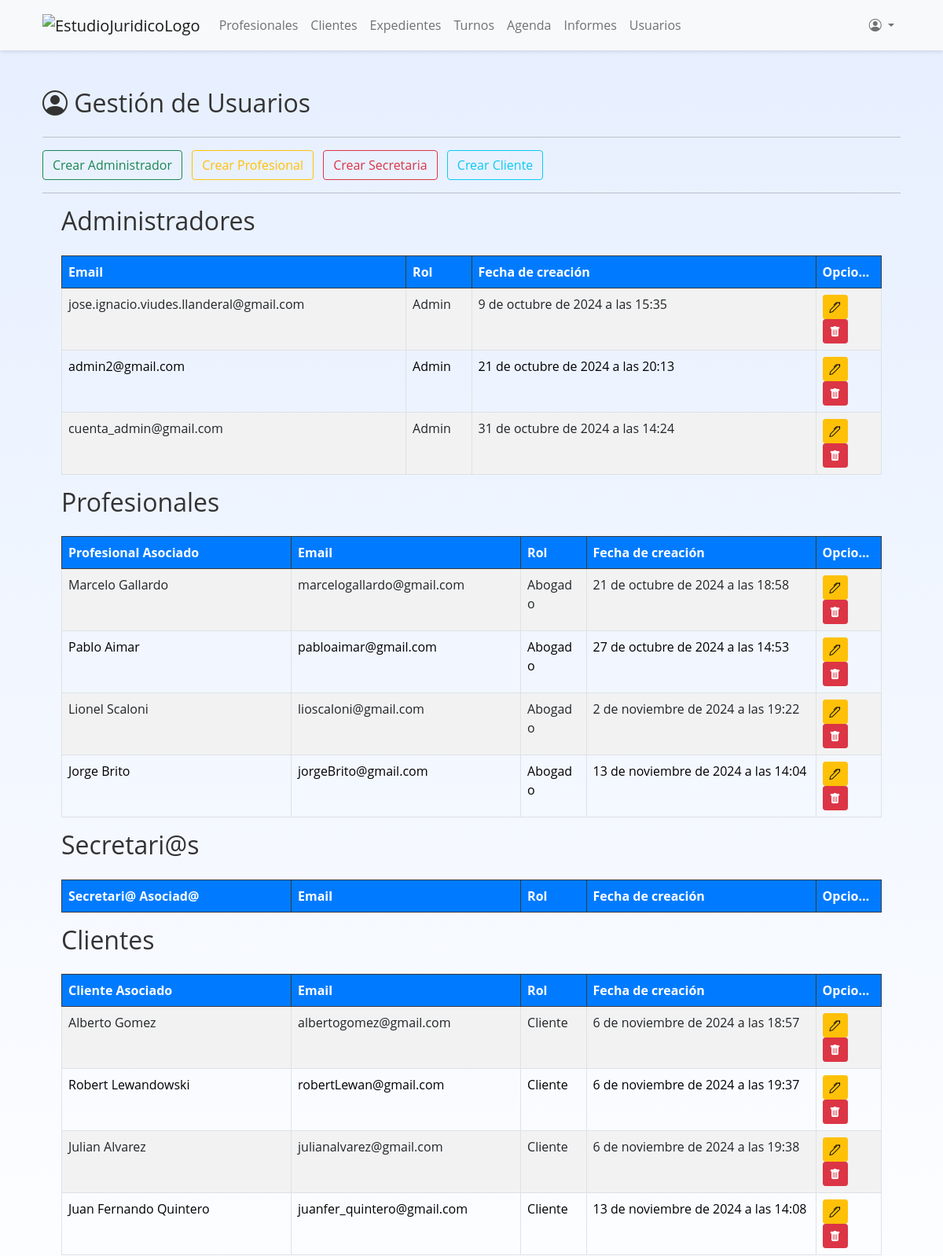
Page /usuarios/ (signed in, upper part) on the earlier database version.
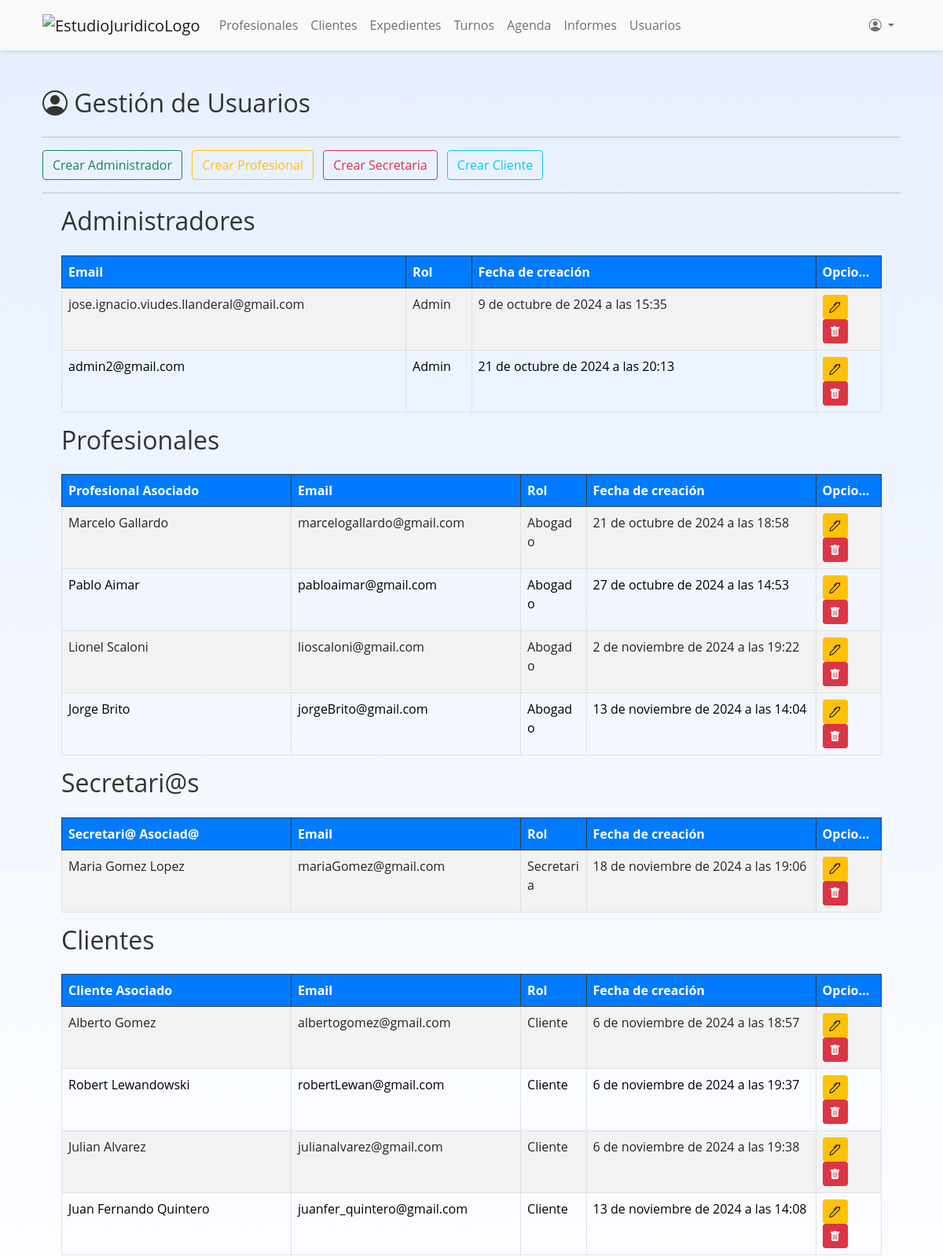
Same page on the later database version.
### usuarios/models.py (models this page shows, shortened)
class Usuario(AbstractUser):
    cliente = models.OneToOneField(Cliente, on_delete=models.CASCADE, null=True, blank=True)
    profesional = models.OneToOneField(Profesional, on_delete=models.CASCADE, null=True, blank=True)
    secretaria = models.OneToOneField(Secretaria, on_delete=models.CASCADE, null=True, blank=True)
    email = models.EmailField(unique=True, default=None)
    rol = models.CharField(max_length=15, choices=ROLES)
    fecha_ingreso = models.DateTimeField(auto_now_add=True, null=True)
    USERNAME_FIELD = 'email'
    REQUIRED_FIELDS = ['username']  # Puedes incluir otros campos si es necesario
    class Meta:
       ordering = ['fecha_ingreso']

### profesionales/models.py (models this page shows, shortened)
class Profesional(models.Model):
    nombre = models.CharField(max_length=60)
    apellido = models.CharField(max_length=60)
    dni = models.CharField('DNI', max_length=8, primary_key=True, unique=True, validators=[validar_dni])  # PK y de valor único
    idMatriculaProf = models.CharField('Nº de matricula del profesional', max_length=50, unique=True)
    foto = models.ImageField('Foto', upload_to='images/', null=True, blank=True)
    especialidad = models.CharField(max_length=200, choices=ESPECIALIDADES, null=True, blank=True)
    estado = models.BooleanField(default=True)
    fecha_ingreso = models.DateField('Fecha de ingreso')
    fecha_egreso = models.DateField('Fecha de egreso', null=True, blank=True)
    motivo_egreso = models.TextField('Motivo de egreso', max_length=250, null=True, blank=True)
    domicilio = models.CharField(max_length=250, null=True, blank=True)
    cod_postal = models.CharField('Codigo Postal', max_length=4, null=True, blank=True)
    telefono = models.CharField(max_length=10, null=True, validators=[validar_telefono])
    email = models.EmailField(max_length=250, null=True, blank=True)
    class Meta:
        verbose_name_plural = 'Profesionales'
    @property
    def full_name(self):
        return f"{self.nombre} {self.apellido}"

class Secretaria(models.Model):
    profesional = models.ForeignKey(Profesional, related_name='secretarias', on_delete=models.CASCADE)
    nombre = models.CharField(max_length=100)
    apellido = models.CharField(max_length=100)
    dni = models.CharField('DNI', max_length=8, primary_key=True, unique=True, validators=[validar_dni])
    foto = models.ImageField('Foto', upload_to='images/', null=True, blank=True)
    estado = models.BooleanField(default=True)
    fecha_ingreso = models.DateField('Fecha de ingreso')
    fecha_egreso = models.DateField('Fecha de egreso', null=True, blank=True)
    motivo_egreso = models.TextField('Motivo de egreso', max_length=250, null=True, blank=True)
    domicilio = models.CharField(max_length=250, null=True, blank=True)
    cod_postal = models.CharField('Codigo Postal', max_length=4, null=True, blank=True)
    telefono = models.CharField(max_length=10, validators=[validar_telefono])
    email = models.EmailField(max_length=250, null=True, blank=True)
    @property
    def full_name(self):
        return f"{self.nombre} {self.apellido}"

### clientes/models.py (models this page shows, shortened)
class Cliente(models.Model):
    nombre = models.CharField(max_length=60, blank=False)
    apellido = models.CharField(max_length=60, blank=False)
    dni = models.CharField('DNI', max_length=8, primary_key=True, unique=True, validators=[validar_dni], blank=False)
    estado = models.BooleanField(default=True)
    fecha_ingreso = models.DateField('Fecha de ingreso')
    fecha_nacimiento = models.DateField('Fecha de nacimiento', blank=True, null=True, validators=[validar_fecha_nacimiento])
    nacionalidad = models.CharField('Nacionalidad', max_length=50)
    ocupacion = models.CharField('Ocupación', max_length=50, blank=True, null=True)
    lugar_laboral = models.CharField('Lugar laboral', max_length=100, blank=True, null=True)
    años_aportes = models.IntegerField('Años de aportes', default=None, blank=True, null=True)
    domicilio = models.CharField(max_length=250, null=True, blank=True)
    cod_postal = models.CharField('Codigo postal', max_length=4, null=True, blank=True, validators=[validar_codPostal])
    telefono = models.CharField(max_length=10, null=True, validators=[validar_telefono])
    email = models.EmailField(max_length=250, null=True, blank=True)
    @property
    def full_name(self):
        return f"{self.nombre} {self.apellido}"

### usuarios/views.py (the view)
# urls.py: path("", ListUsuarios.as_view(), name="usuarios"),
class ListUsuarios(LoginRequiredMixin, AdminRequiredMixin, ListView):
    model = Usuario
    template_name = 'usuarios/usuarios.html'
    context_object_name = 'usuarios'
    paginate_by = 10
    def get_context_data(self, **kwargs):
        context = super().get_context_data(**kwargs)
        context['clientes'] = Usuario.objects.filter(rol='Cliente').select_related('cliente')
        context['profesionales'] = Usuario.objects.filter(rol='Abogado').select_related('profesional')  # Cambiado a 'profesional'
        context['secretarias'] = Usuario.objects.filter(rol='Secretaria').select_related('secretaria')
        context['admins'] = Usuario.objects.filter(rol='Admin')
        return context

### usuarios/views.py (called while the page is built)
    def test_func(self):
        return self.request.user.rol == 'Admin'

### usuarios/templates/usuarios/usuarios.html (shortened to what the changed rows need)
{% extends 'main.html' %}
{% block content %}
<br>
<div class="my-4">
    <h2>
        <i class="bi bi-person-circle"></i> Gestión de Usuarios
    </h2>
</div>
<div class="container">
    <h2 class="mb-4">Administradores</h2>
    <table class="table table-striped table-bordered">
        <thead class="table-dark">
            <tr>
                <th>Email</th>
                <th class="col-rol">Rol</th>
                <th>Fecha de creación</th>
                <th class="col-opciones-usuarios">Opciones</th>
            </tr>
        </thead>
        <tbody>
            {% for usuario in admins %}
            <tr>
                <td>{{ usuario.email }}</td>
                <td class="col-rol">{{ usuario.rol }}</td>
                <td>{{ usuario.fecha_ingreso }}</td>
                <td class="col-opciones-usuarios">
                    <a href="{% url 'actualizar-usuario' usuario.pk %}" class="btn btn-warning btn-sm">
                        <i class="bi bi-pen"></i>
                    </a>
                    <a href="{% url 'eliminar-usuario' usuario.pk %}" class="btn btn-danger btn-sm">
                        <i class="bi bi-trash-fill"></i>
                    </a>
                </td>
            </tr>
            {% endfor %}
        </tbody>
    </table>
    <h2 class="mb-4">Profesionales</h2>
    <table class="table table-striped table-bordered">
        <thead class="table-dark">
            <tr>
                <th>Profesional Asociado</th>
                <th>Email</th>
                <th class="col-rol">Rol</th>
                <th>Fecha de creación</th>
                <th class="col-opciones-usuarios">Opciones</th>
            </tr>
        </thead>
        <tbody>
            {% for usuario in profesionales %}
            <tr>
                <td>{{ usuario.profesional.full_name }}</td>
                <td>{{ usuario.email }}</td>
                <td class="col-rol">{{ usuario.rol }}</td>
                <td>{{ usuario.fecha_ingreso }}</td>
                <td class="col-opciones-usuarios">
                    <a href="{% url 'actualizar-usuario' usuario.pk %}" class="btn btn-warning btn-sm">
                        <i class="bi bi-pen"></i>
                    </a>
                    <a href="{% url 'eliminar-usuario' usuario.pk %}" class="btn btn-danger btn-sm">
                        <i class="bi bi-trash-fill"></i>
                    </a>
                </td>
            </tr>
            {% endfor %}
        </tbody>
    </table>
    <h2 class="mb-4">Secretari@s</h2>
    <table class="table table-striped table-bordered">
        <thead class="table-dark">
            <tr>
                <th>Secretari@ Asociad@</th>
                <th>Email</th>
                <th class="col-rol">Rol</th>
                <th>Fecha de creación</th>
                <th class="col-opciones-usuarios">Opciones</th>
            </tr>
        </thead>
        <tbody>
            {% for usuario in secretarias %}
            <tr>
                <td>{{ usuario.secretaria.full_name }}</td>
                <td>{{ usuario.email }}</td>
                <td class="col-rol">{{ usuario.rol }}</td>
                <td>{{ usuario.fecha_ingreso }}</td>
                <td class="col-opciones-usuarios">
                    <a href="{% url 'actualizar-usuario' usuario.pk %}" class="btn btn-warning btn-sm">
                        <i class="bi bi-pen"></i>
                    </a>
                    <a href="{% url 'eliminar-usuario' usuario.pk %}" class="btn btn-danger btn-sm">
                        <i class="bi bi-trash-fill"></i>
                    </a>
                </td>
            </tr>
            {% endfor %}
        </tbody>
    </table>
    <h2 class="mb-4">Clientes</h2>
    <table class="table table-striped table-bordered">
        <thead class="table-dark">
            <tr>
                <th>Cliente Asociado</th>
                <th>Email</th>
                <th class="col-rol">Rol</th>
                <th>Fecha de creación</th>
                <th class="col-opciones-usuarios">Opciones</th>
            </tr>
        </thead>
        <tbody>
            {% for usuario in clientes %}
            <tr>
                <td>{{ usuario.cliente.full_name }}</td>
                <td>{{ usuario.email }}</td>
                <td class="col-rol">{{ usuario.rol }}</td>
                <td>{{ usuario.fecha_ingreso }}</td>
                <td class="col-opciones-usuarios">
                    <a href="{% url 'actualizar-usuario' usuario.pk %}" class="btn btn-warning btn-sm">
                        <i class="bi bi-pen"></i>
                    </a>
                    <a href="{% url 'eliminar-usuario' usuario.pk %}" class="btn btn-danger btn-sm">
                        <i class="bi bi-trash-fill"></i>
                    </a>
                </td>
            </tr>
            {% endfor %}
        </tbody>
    </table>
</div>
{% endblock content %}

Differences in the rows shown:
removed Usuario: email "cuenta_admin@gmail.com", rol "Admin", fecha_ingreso "31 de octubre de 2024 a las 14:24", shown under "Administradores"
added Usuario: secretaria.full_name "Maria Gomez Lopez", email "mariaGomez@gmail.com", rol "Secretaria", fecha_ingreso "18 de noviembre de 2024 a las 19:06", shown under "Secretari@s"
